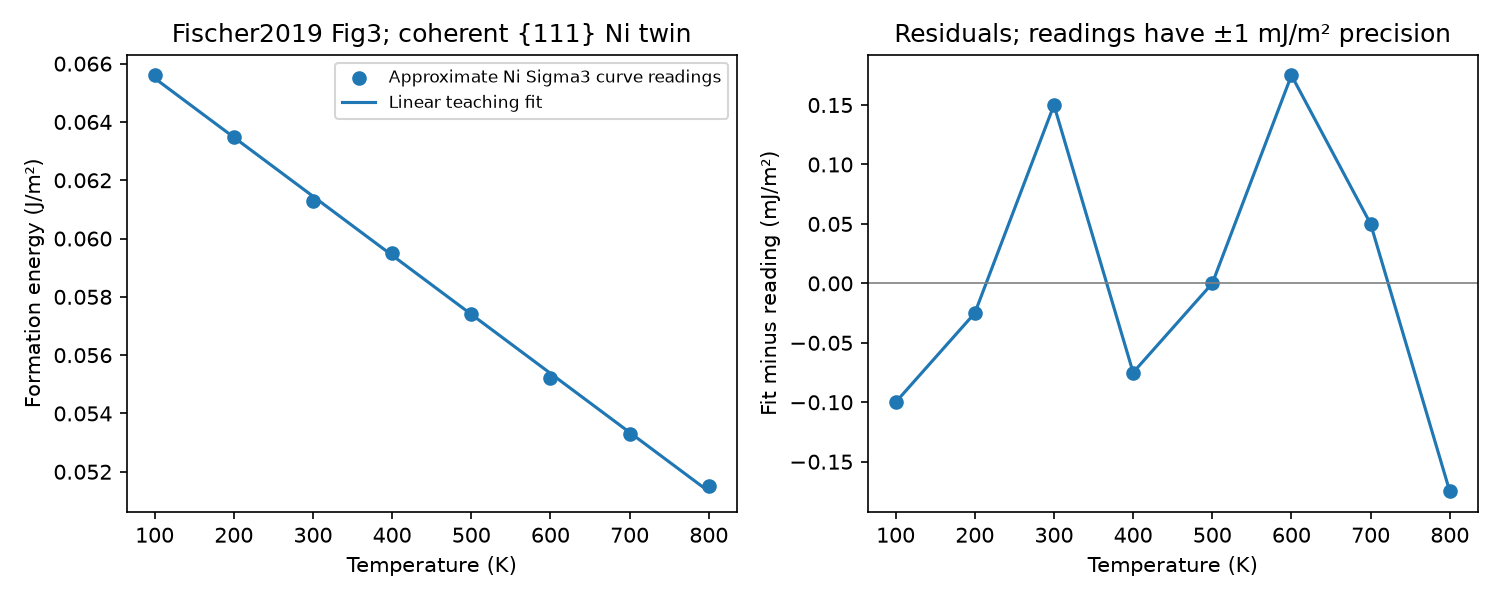

The Python source for this figure:
"""Task 03: fit digitized Ni coherent-twin energy and count area/sites.

Fischer et al. (2019), Fig3, DOI 10.1016/j.actamat.2019.06.027.
Eight approximate samples of an integrated EAM formation-energy curve;
not measured data or independent observations. Geometry/bulk coupling are
teaching conventions. Published CuNi bulk TDB stays external and unchanged.
"""
from __future__ import annotations

import argparse
import csv
import hashlib
import json
from pathlib import Path
import platform
import time

import matplotlib.pyplot as plt
import numpy as np
import pycalphad
from pycalphad import Model

from course.materials.cuni.worked_example import COMPONENTS, SOURCE_SHA, evaluate, load_source

AVOGADRO = 6.02214076e23
LATTICE_PARAMETER_M = 0.352e-9  # Fixed teaching value, not source thermal expansion.
GRAIN_SIZE_M = 100e-9  # Equiaxed-cube teaching geometry.
AREA_TOL = 1e-8  # J/m², numerical recovery only.
ENERGY_TOL = 1e-7  # J on 1 mol Ni basis, or J/mol sites.
BALANCE_TOL = 1e-10
DATA_PATH = Path(__file__).with_name("ni_twin_curve.csv")


def fit_curve(temperatures, gamma):
    """Unweighted line fit with explicit fit-minus-reading residuals."""
    t, gamma = np.asarray(temperatures, dtype=float), np.asarray(gamma, dtype=float)
    if (t.ndim != 1 or gamma.shape != t.shape or len(t) < 2
            or not np.all(np.isfinite(t)) or not np.all(np.isfinite(gamma))
            or np.any(t <= 0) or np.any(gamma <= 0)):
        raise ValueError("Need finite positive temperatures/energies with matching shapes")
    design = np.column_stack((np.ones(len(t)), t))
    if np.linalg.matrix_rank(design) != 2:
        raise ValueError("Need distinct temperatures for an intercept and slope")
    a, b = np.linalg.lstsq(design, gamma, rcond=None)[0]
    predicted = a+b*t
    residual = predicted-gamma
    return {"A_J_per_m2": float(a), "B_J_per_m2_K": float(b),
            "predicted_J_per_m2": predicted, "residual_J_per_m2": residual,
            "sse_J2_per_m4": float(residual @ residual),
            "max_absolute_residual_J_per_m2": float(np.max(np.abs(residual)))}


def geometry(a, d):
    """Shared cube faces and two occupied {111} planes on a 1 mol Ni basis."""
    if not np.isfinite(a) or not np.isfinite(d) or a <= 0 or d <= 0:
        raise ValueError("Positive finite lattice parameter and grain size required")
    volume = AVOGADRO*a**3/4  # FCC, four real Ni atoms per unit cell.
    area = 3*volume/d  # Six cube faces, each shared by two grains.
    density = 2*4/(np.sqrt(3)*a*a)/AVOGADRO
    sites = density*area
    if not 0 < sites < 1:
        raise ValueError("Chosen two-plane convention exhausts the one-mole Ni inventory")
    return {"lattice_parameter_m": a, "grain_size_m": d,
            "molar_volume_m3_per_mol": volume, "area_m2_for_one_mol_NI": area,
            "site_density_mol_per_m2": density,
            "boundary_NI_mol": sites, "bulk_NI_mol": 1-sites}


def cell_energy(bulk_g, gamma, geom):
    """Prescribed boundary offset on the same real-Ni reference and amount basis."""
    epsilon = gamma/geom["site_density_mol_per_m2"]
    boundary_g = bulk_g+epsilon
    cell_g = geom["bulk_NI_mol"]*bulk_g+geom["boundary_NI_mol"]*boundary_g
    return {"bulk_g_J_per_mol_NI": bulk_g,
            "epsilon_J_per_mol_sites": epsilon,
            "boundary_g_J_per_mol_sites": boundary_g,
            "cell_G_J": cell_g, "excess_total_J": cell_g-bulk_g,
            "area_times_gamma_J": geom["area_m2_for_one_mol_NI"]*gamma}


def read_curve():
    with DATA_PATH.open() as handle:
        rows = list(csv.DictReader(handle))
    t = np.array([float(row["temperature_K"]) for row in rows])
    gamma = np.array([float(row["gamma_J_per_m2"]) for row in rows])
    if (not np.array_equal(t, np.arange(100., 801., 100.))
            or any(row["source_figure"] != "3" or row["source_printed_page"] != "224"
                   or float(row["reading_precision_J_per_m2"]) != 0.001 for row in rows)):
        raise ValueError("Expected the declared eight Fig3 curve readings and precision")
    return t, gamma


def run(source: Path, output: Path):
    started = time.monotonic()
    db = load_source(source)
    data_hash = hashlib.sha256(DATA_PATH.read_bytes()).hexdigest()
    t, gamma = read_curve()
    fitted = fit_curve(t, gamma)
    geom = geometry(LATTICE_PARAMETER_M, GRAIN_SIZE_M)
    if abs(geom["bulk_NI_mol"]+geom["boundary_NI_mol"]-1) > BALANCE_TOL:
        raise ValueError("Real Ni inventory balance failed")
    model = Model(db, COMPONENTS, "FCC_A1")
    rows = []
    for temperature in [300., 500., 800.]:
        # Never evaluate the external unary below its declared lower support.
        bulk_g = evaluate(model, model.GM, temperature, 1.0)
        gamma_fit = fitted["A_J_per_m2"]+fitted["B_J_per_m2_K"]*temperature
        energy = cell_energy(bulk_g, gamma_fit, geom)
        recovered = energy["epsilon_J_per_mol_sites"]*geom["site_density_mol_per_m2"]
        if abs(recovered-gamma_fit) > AREA_TOL:
            raise ValueError("Site-to-area energy recovery failed")
        if abs(energy["excess_total_J"]-energy["area_times_gamma_J"]) > ENERGY_TOL:
            raise ValueError("Total boundary excess energy failed")
        if abs(cell_energy(bulk_g, 0, geom)["cell_G_J"]-bulk_g) > ENERGY_TOL:
            raise ValueError("Empty-offset limit failed")
        rows.append({"T_K": temperature, "fitted_gamma_J_per_m2": gamma_fit,
                     "recovered_gamma_J_per_m2": recovered, **energy})
    if hashlib.sha256(source.read_bytes()).hexdigest() != SOURCE_SHA:
        raise ValueError("External source changed during run")
    if hashlib.sha256(DATA_PATH.read_bytes()).hexdigest() != data_hash:
        raise ValueError("Curve excerpt changed during run")
    output.mkdir(parents=True, exist_ok=True)
    grid = np.linspace(100, 800, 101)
    fig, axes = plt.subplots(1, 2, figsize=(10, 4))
    axes[0].scatter(t, gamma, label="Approximate Ni Sigma3 curve readings")
    axes[0].plot(grid, fitted["A_J_per_m2"]+fitted["B_J_per_m2_K"]*grid,
                 label="Linear teaching fit")
    axes[0].set(xlabel="Temperature (K)", ylabel="Formation energy (J/m²)",
                title="Fischer2019 Fig3; coherent {111} Ni twin")
    axes[0].legend(fontsize=8)
    axes[1].plot(t, fitted["residual_J_per_m2"]*1000, "o-")
    axes[1].axhline(0, color="gray", lw=0.8)
    axes[1].set(xlabel="Temperature (K)", ylabel="Fit minus reading (mJ/m²)",
                title="Residuals; readings have ±1 mJ/m² precision")
    fig.tight_layout()
    fig.savefig(output/"ni_twin.png", dpi=150)
    plt.close(fig)
    result = {"doi": "10.1016/j.actamat.2019.06.027", "figure": 3,
              "source_printed_page": 224, "source_pdf_page": 5,
              "supplied_paper_sha256": "eb3fe5b6c92f24ea9ea440132e0ab52e8082f03d14e789679284acaff90aaabd",
              "curve_csv_sha256": data_hash, "bulk_tdb_sha256": SOURCE_SHA,
              "python": platform.python_version(), "pycalphad": pycalphad.__version__,
              "input_role": "Rounded samples of blue Ni Sigma3 integrated formation-energy band midpoint, not independent observations",
              "temperature_K": t.tolist(), "gamma_read_J_per_m2": gamma.tolist(),
              "reading_precision_J_per_m2": 0.001,
              "fit": {k: val.tolist() if isinstance(val, np.ndarray) else val
                      for k, val in fitted.items()},
              "slope_entropy_like_coefficient_J_per_m2_K": -fitted["B_J_per_m2_K"],
              "geometry": geom, "energy_checks": rows,
              "bulk_pressure_Pa": 101325, "source_pressure": "no external pressure, source Eq7",
              "tolerances": {"area_energy_abs_J_per_m2": AREA_TOL,
                             "energy_abs_J_on_one_mol_basis": ENERGY_TOL,
                             "amount_balance_abs_mol": BALANCE_TOL},
              "limitations": "Digitized integrated EAM curve, no independent experimental fit/uncertainty inference. Fixed teaching area/sites and CALPHAD bulk copying assumed; no physical boundary assessment, exact entropy determination, transitions or extrapolation.",
              "elapsed_s": time.monotonic()-started}
    (output/"ni_twin_results.json").write_text(json.dumps(result, indent=2, allow_nan=False)+"\n")
    print(json.dumps({"fit": result["fit"], "geometry": geom, "energy_checks": rows,
                      "elapsed_s": result["elapsed_s"]}))


if __name__ == "__main__":
    parser = argparse.ArgumentParser(description=__doc__)
    parser.add_argument("--tdb", type=Path, required=True)
    parser.add_argument("--output", type=Path, required=True)
    args = parser.parse_args()
    run(args.tdb, args.output)
